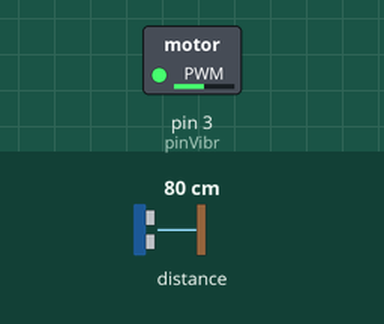
A sketch run on a simulated Arduino Uno, built with avr-gcc and run on an emulated ATmega328P. Parts: switched loads named in the sketch (green lamp = pin HIGH). Inputs (shaded band) come from the test bench; at power-on: distance to the obstacle 80 cm.

Above: at 1.2 s.
1.3 s: distance to the obstacle set to 2 cm
At 2.5 s:
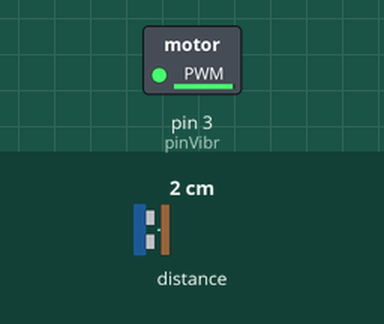
2.8 s: distance to the obstacle set to 250 cm
At 3.9 s:
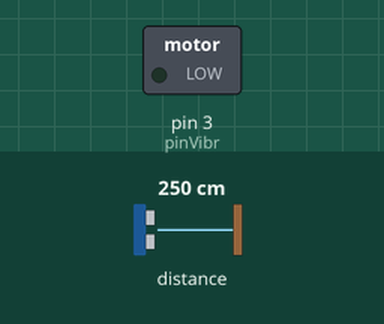
Timing chart, 0 to 5.8 s (numbered marks = the images above; inputs shaded):
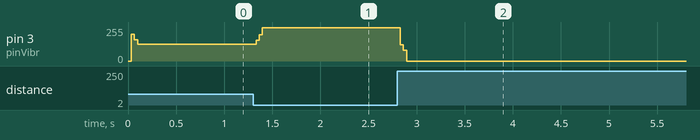

The sketch:

code.ino
```cpp
// Libraries
#include <Wire.h>
#include <VL53L1X.h>

// Declare used pins
const int pinVibr = 3;
VL53L1X sensor;     // I2C protocol

// Declare variables
int dist;           // Distance measured (in mm)
int intensity;      // Command for vibration (from 0 to 255)
const int n = 3;    // Number of points for sliding average
int logs[n];        // Array to store last measurements
int k = 0;          // Sliding index in array
int avg = 0;        // Average value

void setup () {
  pinMode(pinVibr, OUTPUT); // Set vibration motor as output

  for (int i = 0; i < n; i++) { // Initialize array
    logs[i] = 0;
  }

  // Communication through I2C (for VL53L1X), set at 400 kHz
  Wire.begin();
  Wire.setClock(400000);

  // Configure VL53L1X in long distance mode
  // Read rate frequency set as 20Hz (<< 400 kHz)
  sensor.setTimeout(500);
  if (!sensor.init()) { while (1); } // No sensor detected
  sensor.setDistanceMode(VL53L1X::Long);
  sensor.setMeasurementTimingBudget(50000);
  sensor.startContinuous(50);
}

void loop () {
  // Reading the sensor measurement
  dist = sensor.read();

  // Computing sliding average
  k = (k + 1)%n;
  avg = avg + (dist - logs[k])/n;
  logs[k] = dist;

  // Modifying vibration intensity
  intensity = dist_to_intensity(avg);
  analogWrite(pinVibr, intensity);
}

int dist_to_intensity (int x) {
  // Takes dist in mm, return command between 0 and 255
  if (x > 2000) {
    return 0;
  } else {
    return -1.8*pow(10, -8)*x*x*x + 0.108*x*x/1000 - 0.234*x + 255;
  };
}
```

Measured:
- after the input at 1.3 s, pin 3 (pinVibr): 127/255 → 250/255 at once
- after the input at 2.8 s, pin 3 (pinVibr): 250/255 → 0/255 at once
